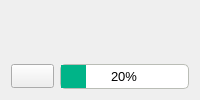
     <widget class="QFrame" name="progress_frame">
      <property name="frameShape">
       <enum>QFrame::Shape::NoFrame</enum>
      </property>
      <property name="frameShadow">
       <enum>QFrame::Shadow::Raised</enum>
      </property>
      <layout class="QGridLayout" name="gridLayout_7">
       <item row="2" column="3">
        <widget class="QLabel" name="progress_label">
         <property name="font">
          <font>
           <pointsize>10</pointsize>
          </font>
         </property>
         <property name="text">
          <string/>
         </property>
        </widget>
       </item>
       <item row="4" column="0">
        <widget class="QPushButton" name="cancelButton">
         <property name="minimumSize">
          <size>
           <width>0</width>
           <height>24</height>
          </size>
         </property>
         <property name="font">
          <font>
           <pointsize>10</pointsize>
          </font>
         </property>
         <property name="toolTip">
          <string>Cancel process</string>
         </property>
         <property name="text">
          <string/>
         </property>
         <property name="icon">
          <iconset resource="icons.qrc">
           <normaloff>:/Icons/icons/delete.svg</normaloff>:/Icons/icons/delete.svg</iconset>
         </property>
        </widget>
       </item>
       <item row="4" column="3">
        <widget class="QProgressBar" name="progressBar">
         <property name="font">
          <font>
           <pointsize>10</pointsize>
          </font>
         </property>
         <property name="styleSheet">
          <string notr="true">QProgressBar {
	border: 1px solid rgb(186, 189, 182);
    border-radius: 5px;
	text-align: center;
}
QProgressBar::chunk{
	background-color: rgb(0, 180, 136)
}</string>
         </property>
         <property name="value">
          <number>20</number>
         </property>
         <property name="invertedAppearance">
          <bool>false</bool>
         </property>
        </widget>
       </item>
      </layout>
     </widget>
